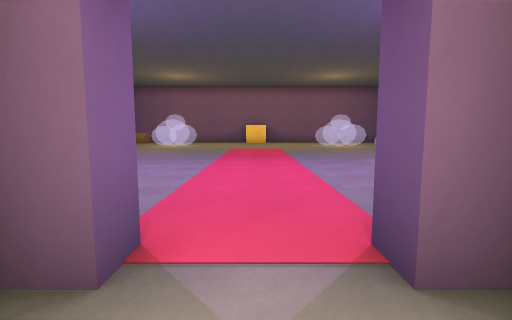
view 1 (above)

17 first-person views from a walk through a level from a Godot 3-D game. The camera is 1.5 m above the floor, tilts 6° down and sees 85° across. The floor is counted in squares, 2 m on a side. Each view is taken from the middle of a square. On the plan, view 1 faces up. The plan holds only what a view shows up to about 10 squares ahead; the rest is blank. The place goes on beyond the plan. Characters and animated objects are not drawn.

view 2
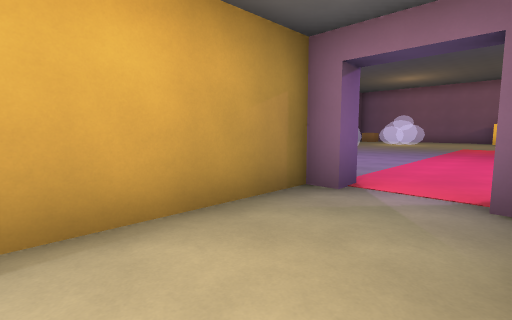

view 3
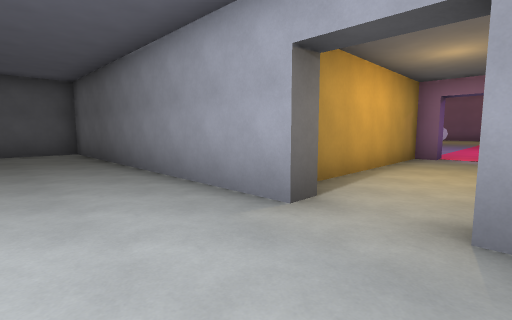

view 4
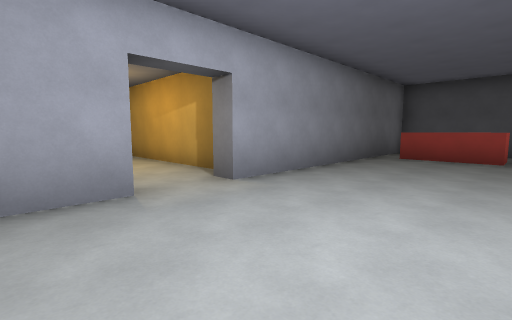

view 5
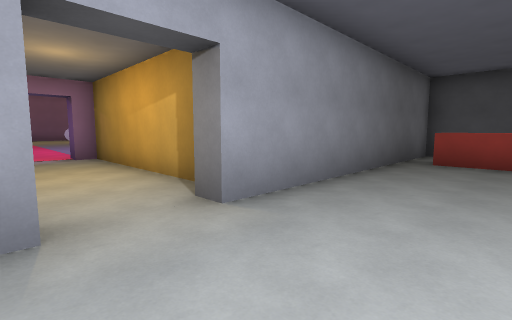

view 6
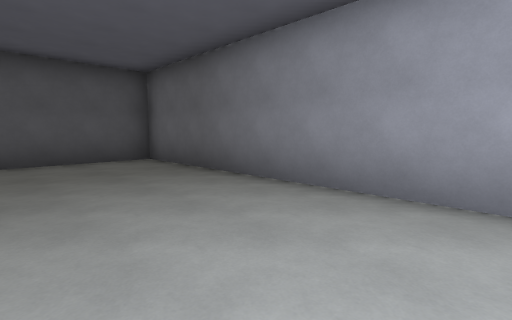

view 7
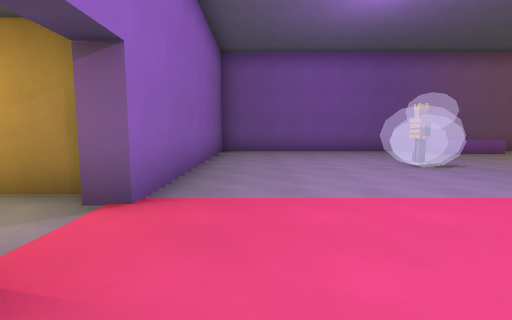

view 8
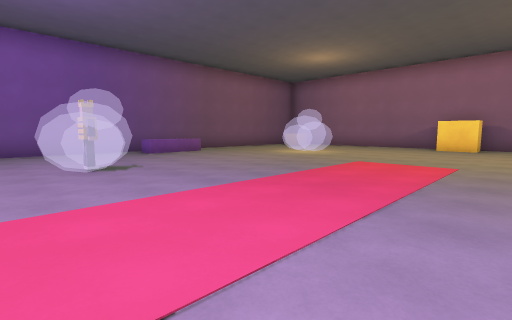

view 9
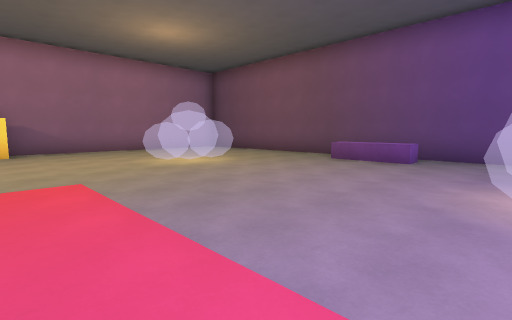

view 10
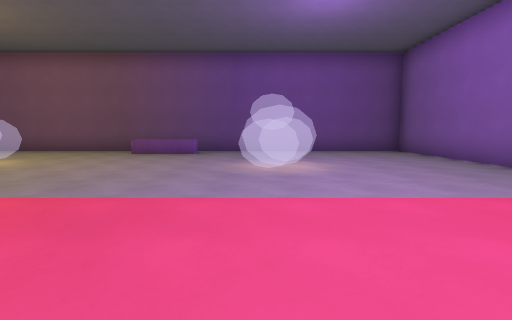

view 11
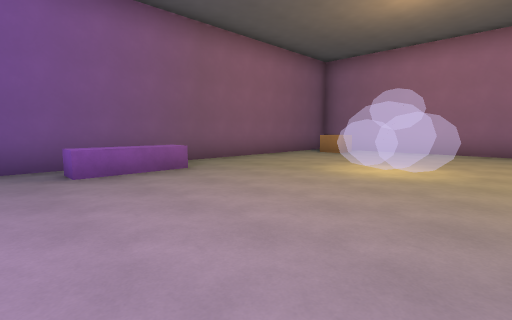

view 12
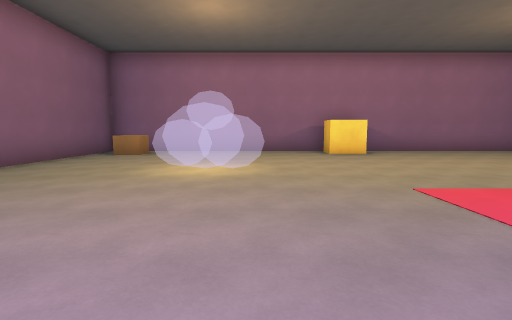

view 13
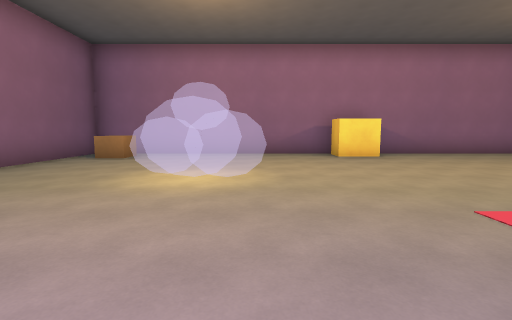

view 14
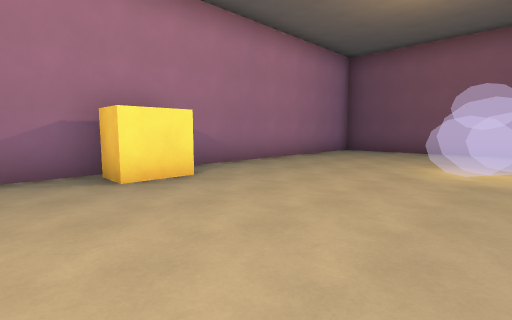

view 15
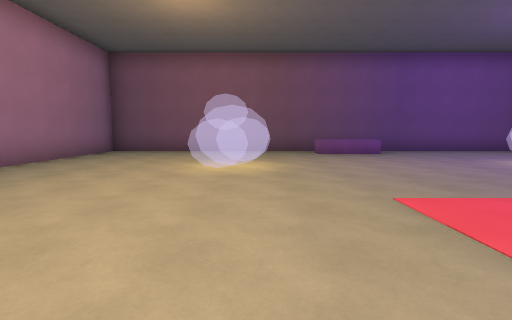

view 16
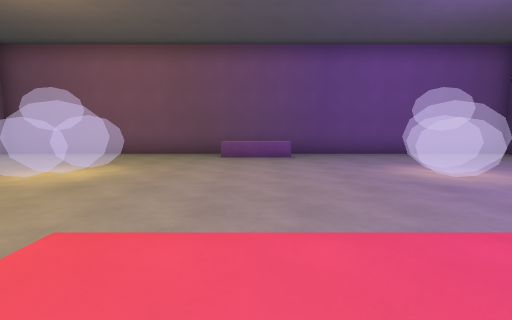

view 17
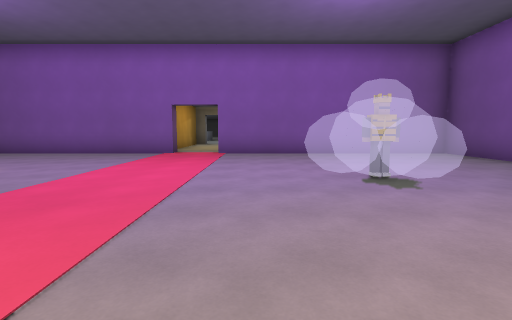

### Floor plan
Points are (right, up) in squares from view 1. A wall is a line through its corners. A room is listed if a view was taken in it or the views show most of it. See-through windows are left out.
Room 1 (views 1, 2)
walls: (-0.7, 1.8) (-0.7, 1.3) (-1.2, 1.3) (-1.2, -3.5); (1.3, -3.6) (1.3, 1.3) (0.8, 1.3); (-0.7, -4.1) (-0.7, -4.7); (0.8, -4.7) (0.8, -4.2)
ways out: opening at (0, -4) to room 2; opening at (0, 2) to room 3
Room 2 (views 3, 4, 5, 6)
walls: (-0.7, -4.7) (-9.2, -4.7) (-9.2, -7.8); (8.3, -7.6) (8.3, -4.7) (0.8, -4.7)
ways out: opening at (0, -4) to room 1
objects: block (6, -7) to (7, -6)
Room 3 (views 7, 8, 9, 10, 11, 12, 13, 14, 15, 16, 17)
walls: (-3.6, 6.4) (-4.2, 6.4); (-4.4, 6.6) (-3.6, 6.6); (0.8, 1.3) (0.8, 1.8) (8.3, 1.8) (8.3, 18.2) (-8.2, 18.2) (-8.2, 1.8) (-0.7, 1.8); (-6.6, 17.5) (-6.6, 16.6) (-7.5, 16.6)
ways out: opening at (0, 2) to room 1
objects: other object (-7, 9) to (-7, 11); block (0, 17) to (0, 18); other object (7, 9) to (7, 11)

Positions as (right, up) in squares from view 1, and headings:
1: (0, 0), facing up
2: (1, -2), facing up-left
3: (1, -7), facing up-left
4: (-2, -8), facing up-right
5: (-1, -7), facing up-right
6: (-2, -8), facing up-left
7: (2, 3), facing left
8: (2, 5), facing up-left
9: (0, 7), facing up-right
10: (-2, 7), facing right
11: (-2, 8), facing up-left
12: (-3, 8), facing up
13: (-3, 9), facing up
14: (-2, 13), facing up-right
15: (-2, 13), facing right
16: (-1, 10), facing right
17: (-2, 11), facing down
